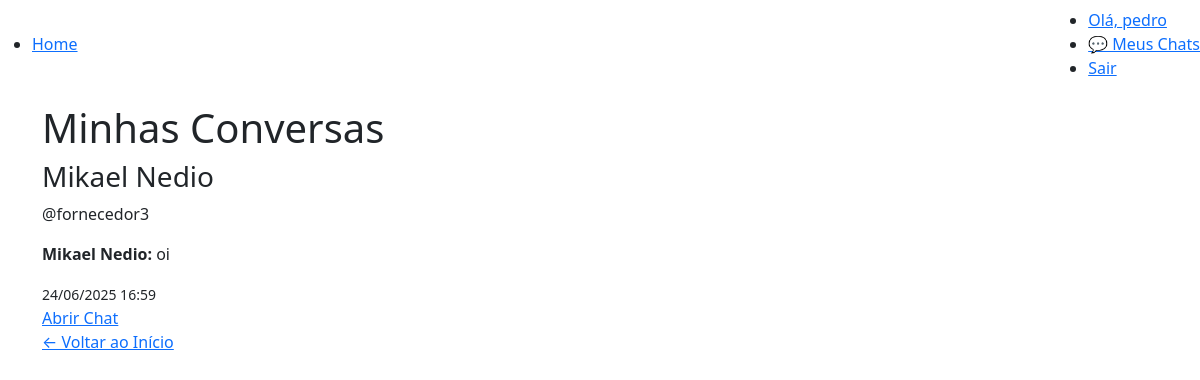
Page /chat/ (signed in) on the committed database.
### chat/models.py (models this page shows, shortened)
class Room(models.Model):
    token = models.CharField(max_length=255, unique=True)
    users = models.ManyToManyField(User)
    created_at = models.DateTimeField(auto_now_add=True)
    updated_at = models.DateTimeField(auto_now=True)

class Message(models.Model):
    room = models.ForeignKey(Room, on_delete=models.CASCADE)
    sender = models.ForeignKey(
        User, on_delete=models.CASCADE, related_name="sender_user"
    )
    message = models.TextField()
    timestamp = models.DateTimeField(auto_now_add=True)

### chat/views.py (the view)
# urls.py: path('', views.chat_list, name='chat_list'),
@login_required
def chat_list(request):
    user_rooms = Room.objects.filter(users=request.user)
    conversations = []
    for room in user_rooms:
        other_user = room.users.exclude(id=request.user.id).first()
        if other_user:
            last_message = Message.objects.filter(room=room).order_by('-timestamp').first()
            conversations.append({
                'room': room,
                'other_user': other_user,
                'last_message': last_message,
            })
    conversations.sort(key=lambda x: x['last_message'].timestamp if x['last_message'] else x['room'].created_at, reverse=True)
    return render(request, 'chat/list.html', {
        'conversations': conversations,
    })

### chat/templates/chat/list.html
{% extends 'base.html' %}
{% block content %}
    <div class="container chat-list-page">
        <h1>Minhas Conversas</h1>
        {% if conversations %}
            <div class="conversations-list">
                {% for conversation in conversations %}
                    <div class="conversation-item">
                        <div class="conversation-info">
                            <h3>{{ conversation.other_user.get_full_name|default:conversation.other_user.username }}</h3>
                            <p class="username">@{{ conversation.other_user.username }}</p>
                            {% if conversation.last_message %}
                                <p class="last-message">
                                    <strong>{{ conversation.last_message.sender.get_full_name|default:conversation.last_message.sender.username }}:</strong>
                                    {{ conversation.last_message.message|truncatechars:50 }}
                                </p>
                                <small class="timestamp">{{ conversation.last_message.timestamp|date:"d/m/Y H:i" }}</small>
                            {% else %}
                                <p class="no-messages">Nenhuma mensagem ainda</p>
                            {% endif %}
                        </div>
                        <div class="conversation-actions">
                            <a href="{% url 'chat_room' conversation.other_user.username %}" class="btn-primary">Abrir Chat</a>
                        </div>
                    </div>
                {% endfor %}
            </div>
        {% else %}
            <div class="empty-state">
                <p>Você ainda não tem conversas.</p>
                <p>Para iniciar uma conversa, procure por fornecedores ou organizadores no sistema.</p>
            </div>
        {% endif %}
        <div class="back-link">
            <a href="{% url 'index' %}">← Voltar ao Início</a>
        </div>
    </div>
{% endblock %}

### eventos/templates/partials/navbar.html
<nav class="navbar">
    <ul class="navbar-list navbar-list-left">
        <li><a href="{% url 'index' %}">Home</a></li>
    </ul>
    <ul class="navbar-list navbar-list-right">
        <li><a href="#">Olá, {{ user.first_name }}</a></li>
        <li><a href="{% url 'chat_list' %}" class="btn-primary">💬 Meus Chats</a></li>
        <li><a href="{% url 'sair' %}">Sair</a></li>
    </ul>
</nav>

### rows in the picture
Room: other_user.get_full_name "Mikael Nedio", other_user.username "fornecedor3", last_message.sender.get_full_name "Mikael Nedio", last_message.message "oi", last_message.timestamp "24/06/2025 16:59"

### other values in the picture
{{ user.first_name }} "pedro"
